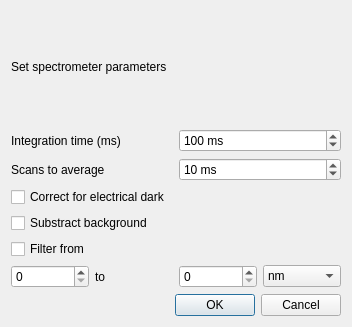
<?xml version="1.0" encoding="UTF-8"?>
<ui version="4.0">
 <class>set_spectrometer_parameters_dialog</class>
 <widget class="QDialog" name="set_spectrometer_parameters_dialog">
  <property name="geometry">
   <rect>
    <x>0</x>
    <y>0</y>
    <width>352</width>
    <height>327</height>
   </rect>
  </property>
  <property name="windowTitle">
   <string>Spectrometer parameters</string>
  </property>
  <layout class="QVBoxLayout" name="verticalLayout_2">
   <item>
    <layout class="QVBoxLayout" name="verticalLayout">
     <item>
      <widget class="QLabel" name="heading">
       <property name="text">
        <string>Set spectrometer parameters</string>
       </property>
      </widget>
     </item>
     <item>
      <layout class="QHBoxLayout" name="integration_time_layout">
       <item>
        <widget class="QLabel" name="integration_time_label">
         <property name="text">
          <string>Integration time (ms)</string>
         </property>
        </widget>
       </item>
       <item>
        <widget class="QSpinBox" name="integration_time_spinbox">
         <property name="suffix">
          <string> ms</string>
         </property>
         <property name="maximum">
          <number>999999999</number>
         </property>
         <property name="singleStep">
          <number>100</number>
         </property>
         <property name="value">
          <number>100</number>
         </property>
        </widget>
       </item>
      </layout>
     </item>
     <item>
      <layout class="QHBoxLayout" name="scans_average_layout">
       <item>
        <widget class="QLabel" name="scans_average_label">
         <property name="text">
          <string>Scans to average</string>
         </property>
        </widget>
       </item>
       <item>
        <widget class="QSpinBox" name="scans_average_spinbox">
         <property name="suffix">
          <string> ms</string>
         </property>
         <property name="maximum">
          <number>999999999</number>
         </property>
         <property name="value">
          <number>10</number>
         </property>
        </widget>
       </item>
      </layout>
     </item>
     <item>
      <widget class="QCheckBox" name="electrical_dark_checkbox">
       <property name="enabled">
        <bool>true</bool>
       </property>
       <property name="text">
        <string>Correct for electrical dark</string>
       </property>
      </widget>
     </item>
     <item>
      <widget class="QCheckBox" name="substract_background_checkbox">
       <property name="enabled">
        <bool>true</bool>
       </property>
       <property name="text">
        <string>Substract background</string>
       </property>
      </widget>
     </item>
     <item>
      <widget class="QCheckBox" name="filter_checkbox">
       <property name="enabled">
        <bool>true</bool>
       </property>
       <property name="text">
        <string>Filter from</string>
       </property>
      </widget>
     </item>
     <item>
      <layout class="QHBoxLayout" name="horizontalLayout">
       <item>
        <widget class="QSpinBox" name="filter_lower_limit_spinbox">
         <property name="maximum">
          <number>999999999</number>
         </property>
        </widget>
       </item>
       <item>
        <widget class="QLabel" name="to_label">
         <property name="text">
          <string>to</string>
         </property>
        </widget>
       </item>
       <item>
        <widget class="QSpinBox" name="filter_upper_limit_spinbox">
         <property name="maximum">
          <number>999999999</number>
         </property>
        </widget>
       </item>
       <item>
        <widget class="QComboBox" name="comboBox_3">
         <item>
          <property name="text">
           <string>nm</string>
          </property>
         </item>
         <item>
          <property name="text">
           <string>cm^-1</string>
          </property>
         </item>
         <item>
          <property name="text">
           <string>eV</string>
          </property>
         </item>
        </widget>
       </item>
      </layout>
     </item>
    </layout>
   </item>
   <item>
    <widget class="QDialogButtonBox" name="buttonBox">
     <property name="orientation">
      <enum>Qt::Horizontal</enum>
     </property>
     <property name="standardButtons">
      <set>QDialogButtonBox::Cancel|QDialogButtonBox::Ok</set>
     </property>
    </widget>
   </item>
  </layout>
 </widget>
 <resources/>
 <connections>
  <connection>
   <sender>buttonBox</sender>
   <signal>accepted()</signal>
   <receiver>set_spectrometer_parameters_dialog</receiver>
   <slot>accept()</slot>
   <hints>
    <hint type="sourcelabel">
     <x>248</x>
     <y>254</y>
    </hint>
    <hint type="destinationlabel">
     <x>157</x>
     <y>274</y>
    </hint>
   </hints>
  </connection>
  <connection>
   <sender>buttonBox</sender>
   <signal>rejected()</signal>
   <receiver>set_spectrometer_parameters_dialog</receiver>
   <slot>reject()</slot>
   <hints>
    <hint type="sourcelabel">
     <x>316</x>
     <y>260</y>
    </hint>
    <hint type="destinationlabel">
     <x>286</x>
     <y>274</y>
    </hint>
   </hints>
  </connection>
 </connections>
</ui>
